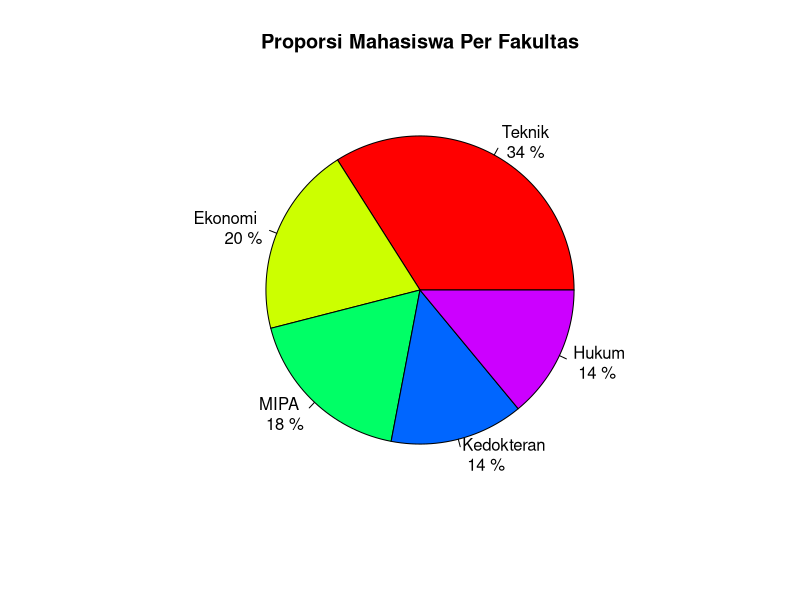

Generate this figure with R:
# ambil data mahasiswa dari csv,
# disini ada 50 row data mahasiswa dengan kolom: Nim, Nama, Fakultas, Jenis_Kelamin
dataMahasiswa <- read.csv('data_mahasiswa.csv')
fakultasList <- unique(dataMahasiswa$Fakultas)

print(fakultasList)

# hitung jumlah mahasiswa per fakultas
jumlahPerFakultas <- c()
for (fakultas in fakultasList) {
  jumlah <- sum(dataMahasiswa$Fakultas == fakultas)
  jumlahPerFakultas <- c(jumlahPerFakultas, jumlah)
}

# buat pie chart nya dimulai dari sini
pdf("3b-pie-chart.pdf")

pie(
  jumlahPerFakultas,
  labels = paste(
    fakultasList,
    "\n",
    round(jumlahPerFakultas/sum(jumlahPerFakultas)*100),"%"
  ),
  col=rainbow(length(fakultasList)),
  main = "Proporsi Mahasiswa Per Fakultas"
)
